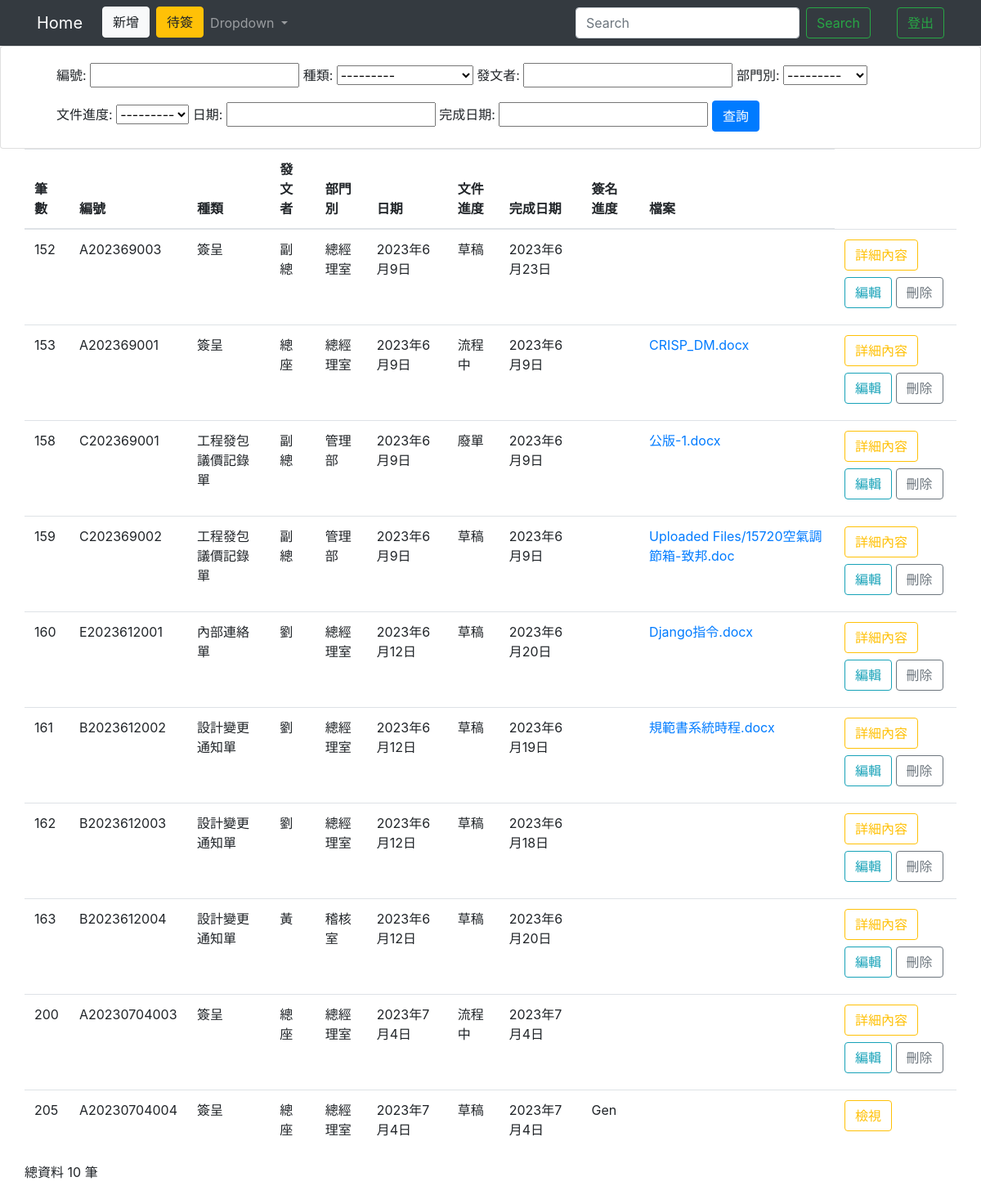
The page /homeIndex/ on the database as committed earlier.
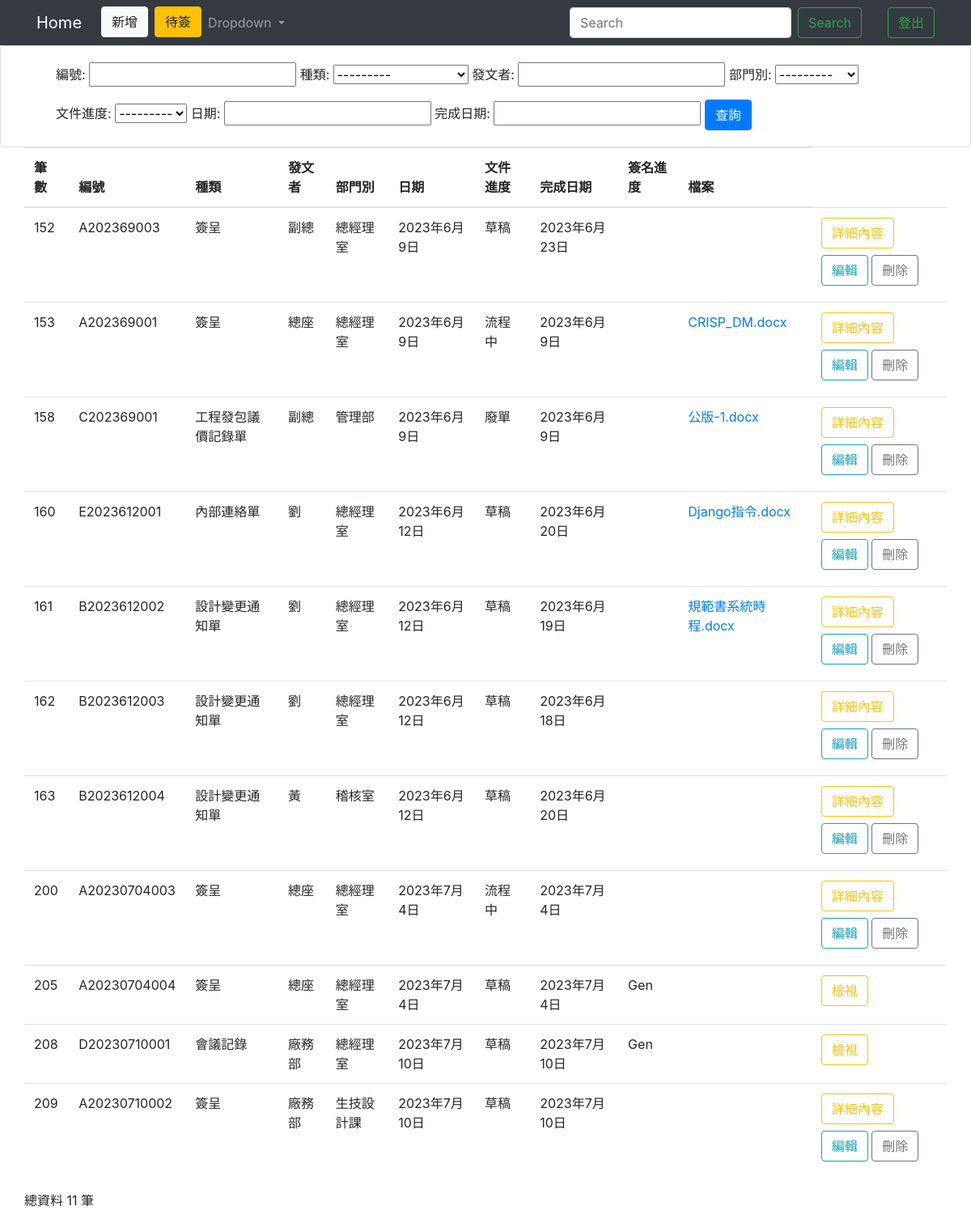
The same page on the database as committed later.
### testapp/models.py (models this page shows)
class Home(models.Model):
    TYPE = (("簽呈","簽呈"),("會議記錄","會議記錄"),("內部連絡單","內部連絡單"),
            ("工程發包議價記錄單","工程發包議價記錄單"),("設計變更通知單","設計變更通知單"))
    DEP = (("總經理室","總經理室"),("稽核室","稽核室"),("文管中心","文管中心"),
            ("管理部","管理部"),("業務設計部","業務設計部"),("廠務部","廠務部"))
    PRO = (("草稿","草稿"),("流程中","流程中"),("廢單","廢單"),("結案","結案"))
    cNumber = models.CharField(max_length=50, default='', null=False)
    cAuther = models.CharField(max_length=20, null=False)#姓名
    cDepartment = models.CharField(max_length=50,null=False, choices=DEP)#單位
    cType = models.CharField(max_length=10,default=" ",null=False, choices=TYPE)
    cProgress = models.CharField(max_length=20,null=False,default='',choices=PRO)
    cDate = models.DateField(null=False)#日期
    cEndDate = models.DateField(blank=True, null=True)
    cLock = models.CharField(max_length=5,null=False,default='否')
    cReceive  = models.CharField(max_length=20,blank=True,null=True,)
    cFile = models.FileField(blank=True, null=True)

### testapp/views.py (the view)
# urls.py: path('homeIndex/',homeIndex),
def homeIndex(request):
    if request.user.is_authenticated:
        username=request.user.username
        authenticate=request.user.is_staff
    if 'q' in request.GET:
        q = request.GET['q']
        multiple_q = Q(Q(cNumber__icontains=q) | Q(cType__icontains=q) | Q(cAuther__icontains=q) | Q(cProgress__icontains=q) | Q(cDate__icontains=q) | Q(cEndDate__icontains=q))
        all = Home.objects.filter(multiple_q)
    else:
        all = Home.objects.all().order_by("id")
        homeFilter = HomeFilter(request.GET, queryset=all)
        all = homeFilter.qs
    allHomeCount = len(all)
    return render(request, "homeIndex.html",locals())

### templates/homeIndex.html (shortened to what the changed rows need)
<!DOCTYPE html>
<html lang="en">
<head>
  <link rel="stylesheet" href="https://cdn.jsdelivr.net/npm/bootstrap@4.6.2/dist/css/bootstrap.min.css">
  {% load static %}
</head>
<body>
  <form action="." method="POST">
    <div class="container">
      <div class="row">
        <table class="table">
          <thead>
            <th scope="col">筆數</th>
            <th scope="col">編號</th>
            <th scope="col">種類</th>
            <th scope="col">發文者</th>
            <th scope="col">部門別</th>
            <th scope="col">日期</th>
            <th scope="col">文件進度</th>
            <th scope="col">完成日期</th>
            <th scope="col">簽名進度</th>
            <th scope="col">檔案</th>
          </thead>
          <tbody>
            {% for unit in all %}
            <tr>
              <td>{{unit.id}}</td>
              <td>{{unit.cNumber}}</td>
              <td>{{unit.cType}}</td>
              <td>{{unit.cAuther}}</td>
              <td>{{unit.cDepartment}}</td>
              <td>{{unit.cDate}}</td>
              <td>{{unit.cProgress}}</td>
              <td>{{unit.cEndDate}}</td>
              {% if unit.cReceive != "None" %}
                <td>{{unit.cReceive}}</td>
              {% else %}
              <td></td>
              {% endif %}
              {% if unit.cFile != None %}
                <td><a href="http://127.0.0.1:8000/media/{{unit.cFile}}" download>{{unit.cFile}}</a></td>
              {% else %}
                <td>{{unit.cFile}}</td>
              {% endif %}
              {% if unit.cLock == "否" %}
                {% if unit.cReceive == "None" %}
                <td>
                  <button type="button" class="btn btn-outline-warning mb-2" id="Detail/{{unit.cNumber}}" onclick="Detail(event)">詳細內容</button>
                  <button type="button" class="btn btn-outline-info mb-2" id="{{unit.id}}" onclick="Edit(event)">編輯</button>
                  <button type="button" class="btn btn-outline-secondary mb-2" id="{{unit.id}}" onclick="Delete(event)">刪除</button>
                </td>
                {% else %}
                  {% if unit.cType == "簽呈" %}
                    <td>
                      <button type="button" class="btn btn-outline-warning" id="signView/{{unit.cNumber}}" onclick="View(event)">檢視</button>
                    </td>
                  {% elif unit.cType == "內部連絡單" %}
                    <td>
                      <button type="button" class="btn btn-outline-warning" id="contactView/{{unit.cNumber}}" onclick="View(event)">檢視</button>
                    </td>
                  {% elif unit.cType == "會議記錄" %}
                    <td>
                      <button type="button" class="btn btn-outline-warning" id="meetingView/{{unit.cNumber}}" onclick="View(event)">檢視</button>
                    </td>
                  {% elif unit.cType == "工程發包議價記錄單" %}
                    <td>
                      <button type="button" class="btn btn-outline-warning" id="contractView/{{unit.cNumber}}" onclick="View(event)">檢視</button>
                    </td>
                  {% else %}
                    <td>
                      <button type="button" class="btn btn-outline-warning" id="changeView/{{unit.cNumber}}" onclick="View(event)">檢視</button>
                    </td>
                  {% endif %}
                {% endif %}
              {% elif unit.cLock == "是" and authenticate == True %}
              <td>
                <button type="button" class="btn btn-outline-info" id="{{unit.id}}" onclick="Edit(event)">編輯</button>
              </td>
              {% endif %}
            </tr>
            {% endfor %}
          </tbody>
        </table>
      </div>
    </div>
  </form>
  <div class="container">
    <div class="row">
      <p>總資料 {{allHomeCount}} 筆</p>
    </div>
  </div>
</body>
</html>

Rows that differ between the two databases and show on the page:
removed Home: id "159", cNumber "C202369002", cType "工程發包議價記錄單", cAuther "副總", cDepartment "管理部", cDate "2023年6月9日", cProgress "草稿", cEndDate "2023年6月9日", cReceive "None" (drawn), cFile "Uploaded Files/15720空氣調節箱-致邦.doc"
added Home: id "208", cNumber "D20230710001", cType "會議記錄", cAuther "廠務部", cDepartment "總經理室", cDate "2023年7月10日", cProgress "草稿", cEndDate "2023年7月10日", cReceive "Gen"
added Home: id "209", cNumber "A20230710002", cType "簽呈", cAuther "廠務部", cDepartment "生技設計課", cDate "2023年7月10日", cProgress "草稿", cEndDate "2023年7月10日", cReceive "None" (drawn)
Other text that changed with them:
{{ allHomeCount }}: "10" → "11"
